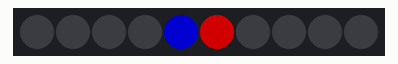
This sketch was run on a simulated ESP8266 (NodeMCU). Parts: 10 RGB LEDs in strip order, left to right. Dim RGB values are drawn brighter than linear; WiFi joins after 1.5 s; servers stay silent unless stated; the strip is taken to match the declared colour order; network time is answered at once with the bench clock; the local clock reads 2024-03-15 10:24:30 at power-on unless the sketch sets it.

Above: at 0.1 s.
At 1.6 s:
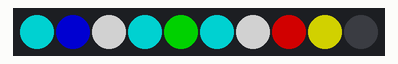
At 20.1 s:
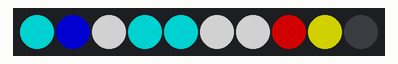
At 31.1 s:
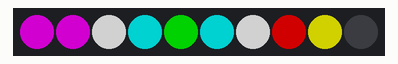
At 38.1 s:
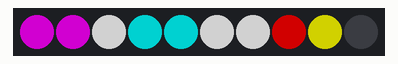

Measured:
- what the display in image 1 shows lasts 0.5 s, from 1.5 s to 2.0 s
- what the display in image 2 shows lasts 1.0 s, from 20.1 s to 21.1 s

The sketch:

ESP-CLOCK-V1.ino
```cpp
//including librarys
#include <ESP8266WiFi.h>
#include <WiFiManager.h>
#include <NTPClient.h>
#include <WiFiUdp.h>
#include <Adafruit_NeoPixel.h>

// --- Hardware Setup ---
#define PIN        4   // D2 on ESP8266
#define NUM_ICS    10  //Number Of Ic Use
#define BRIGHTNESS 120 // Brightness Control (0-255)

Adafruit_NeoPixel pixels(NUM_ICS, PIN, NEO_RGB + NEO_KHZ800);

// --- Time Setup ---
WiFiUDP ntpUDP;
// Offset 19800 = India Standard Time (+5:30)
NTPClient timeClient(ntpUDP, "pool.ntp.org", 19800, 60000);

// Segment (A, B, C, D, E, F, G)
const byte digitTable[10][7] = {
  {1,1,1,1,1,1,0}, {0,1,1,0,0,0,0}, {1,1,0,1,1,0,1}, {1,1,1,1,0,0,1}, {0,1,1,0,0,1,1},
  {1,0,1,1,0,1,1}, {1,0,1,1,1,1,1}, {1,1,1,0,0,0,0}, {1,1,1,1,1,1,1}, {1,1,1,1,0,1,1}
};

// Global for blinking colon led
unsigned long lastStatusMilli = 0;
bool statusState = false;

// Function to control only the Colon for Status Feedback
void setColonOnly(bool state) {
  pixels.clear();
  // IC 5 Pin 3 (Bottom) and IC 6 Pin 1 (Top)
  pixels.setPixelColor(4, pixels.Color(0, 0, state ? 255 : 0)); // Blue Pin IC 5
  pixels.setPixelColor(5, pixels.Color(state ? 255 : 0, 0, 0)); // Red Pin IC 6
  pixels.show();
}

// Function to draw the full clock display
void updateClock(int h, int m, bool colon) {
  bool s[30] = {0};
  int p = 0;

  // Mapping: Digit 4 -> Digit 3 -> Colon -> Digit 2 -> Digit 1
  for(int i=0; i<7; i++) s[p++] = digitTable[m % 10][i]; // D4 (Rightmost)
  for(int i=0; i<7; i++) s[p++] = digitTable[m / 10][i]; // D3
  s[p++] = colon; // Bottom dot (IC 5 Blue)
  s[p++] = colon; // Top dot (IC 6 Red)
  for(int i=0; i<7; i++) s[p++] = digitTable[h % 10][i]; // D2
  for(int i=0; i<7; i++) s[p++] = digitTable[h / 10][i]; // D1 (Leftmost)

  for(int i=0; i<10; i++) {
    pixels.setPixelColor(i, pixels.Color(s[i*3]?255:0, s[i*3+1]?255:0, s[i*3+2]?255:0));
  }
  pixels.show();
}

// Runs when WiFiManager enters AP Mode (Phone Setup)
void configModeCallback (WiFiManager *myWiFiManager) {
  setColonOnly(true); // Solid ON means "Ready for phone connection"
}

void setup() {
  pixels.begin();
  pixels.setBrightness(BRIGHTNESS);
  pixels.clear();
  pixels.show();

  WiFiManager wm;

  // Set behavior: Solid colon when in AP mode
  wm.setAPCallback(configModeCallback);
  wm.setConfigPortalTimeout(180); // 3 minutes timeout

  // Visual: Rapid blink while searching for saved WiFi
  // I use a temporary non-blocking loop to show searching status
  WiFi.begin();
  int connectCounter = 0;
  while (WiFi.status() != WL_CONNECTED && connectCounter < 40) {
    statusState = !statusState;
    setColonOnly(statusState);
    delay(150);
    connectCounter++;
  }

  // If not connected by now, trigger the AP portal
  if (WiFi.status() != WL_CONNECTED) {
    if (!wm.startConfigPortal("ESP-CLOCK")) {
      delay(3000);
      ESP.restart();
    }
  }

  timeClient.begin();
}

void loop() {
  timeClient.update();

  int h = timeClient.getHours();
  int m = timeClient.getMinutes();

  // Convert 24h to 12h
  if (h > 12) h -= 12;
  if (h == 0) h = 12;

  // Blink colon based on even/odd seconds
  bool colonBlink = (timeClient.getSeconds() % 2 == 0);

  updateClock(h, m, colonBlink);

  delay(500); // Check time twice a second for accuracy
}
```
